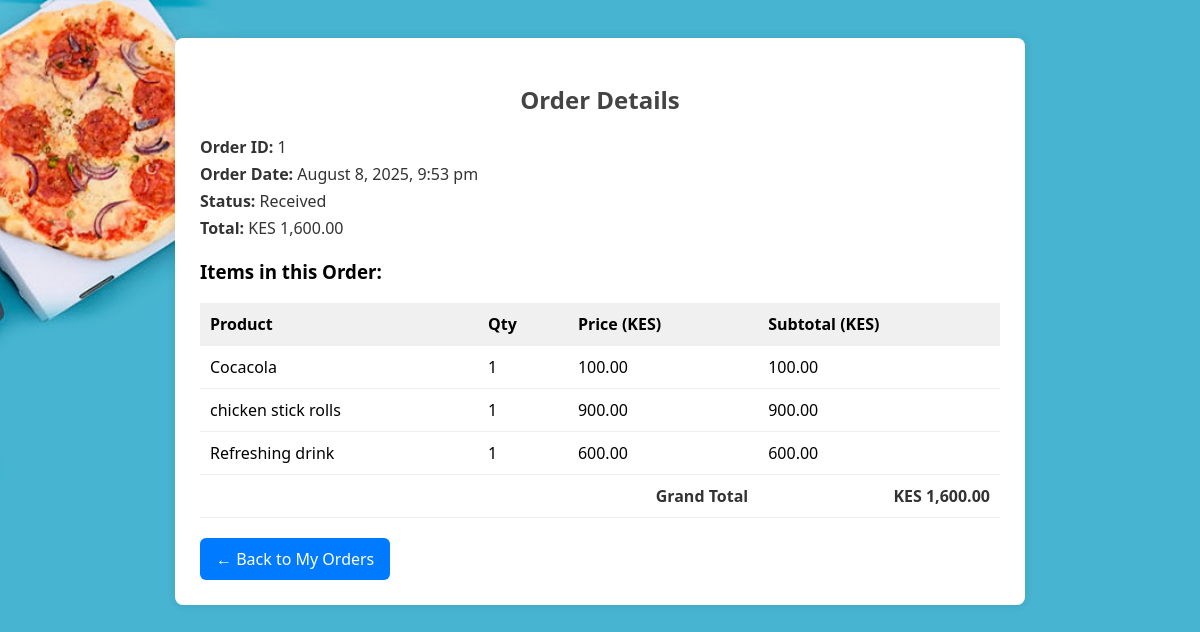
The page /order_details.php?order_id=1 (signed in) on the database its author committed.
### tables this page shows
CREATE TABLE `orders` (
  `order_id` int(11) NOT NULL,
  `customer_id` int(11) DEFAULT NULL,
  `phone_number` varchar(12) DEFAULT NULL,
  `delivery_address` varchar(255) DEFAULT NULL,
  `total_amount` decimal(10,2) DEFAULT NULL,
  `payment_status` varchar(100) DEFAULT NULL,
  `payment_method` enum('Mpesa','Cash') DEFAULT NULL,
  `order_status` varchar(100) DEFAULT NULL,
  `created_at` datetime DEFAULT NULL,
  `updated_at` timestamp NOT NULL DEFAULT current_timestamp() ON UPDATE current_timestamp()
);

CREATE TABLE `orderitems` (
  `order_item_id` int(11) NOT NULL,
  `order_id` int(11) DEFAULT NULL,
  `food_id` int(11) DEFAULT NULL,
  `food_name` varchar(100) DEFAULT NULL,
  `food_image` varchar(100) DEFAULT NULL,
  `quantity` int(11) DEFAULT NULL,
  `price` decimal(10,2) DEFAULT NULL,
  `total_price` decimal(10,2) DEFAULT NULL
);

### order_details.php (the view, shortened to what this page needs)
<?php
include("include_front/connect.php");
$customer_id = $_SESSION['customer_id'];
$order_id = $_GET['order_id'];
$order_query = $connect->prepare("SELECT * FROM orders WHERE order_id = ? AND customer_id = ?");
$order_query->bind_param("ii", $order_id, $customer_id);
$order_query->execute();
$order_result = $order_query->get_result();
$order = $order_result->fetch_assoc();
$items_query = $connect->prepare("SELECT * FROM orderitems WHERE order_id = ?");
$items_query->bind_param("i", $order_id);
$items_query->execute();
$items_result = $items_query->get_result();
?>
<!DOCTYPE html>
<html lang="en">
<head>
</head>
<body>
    <div class="order-container">
        <h2>Order Details</h2>
        <div class="info">
            <p><strong>Order ID:</strong> <?= $order['order_id'] ?></p>
            <p><strong>Order Date:</strong> <?= date('F j, Y, g:i a', strtotime($order['created_at'])) ?></p>
            <p><strong>Status:</strong> <?= ucfirst($order['order_status']) ?></p>
            <p><strong>Total:</strong> KES <?= number_format($order['total_amount'], 2) ?></p>
        </div>
        <div class="items">
            <h3>Items in this Order:</h3>
            <table>
                <thead>
                    <tr>
                        <th>Product</th>
                        <th>Qty</th>
                        <th>Price (KES)</th>
                        <th>Subtotal (KES)</th>
                    </tr>
                </thead>
                <tbody>
                    <?php
                    $grand_total = 0;
                    while ($item = $items_result->fetch_assoc()):
                        $subtotal = $item['price'] * $item['quantity'];
                        $grand_total += $subtotal;
                    ?>
                        <tr>
                            <td><?= htmlspecialchars($item['food_name']) ?></td>
                            <td><?= $item['quantity'] ?></td>
                            <td><?= number_format($item['price'], 2) ?></td>
                            <td><?= number_format($subtotal, 2) ?></td>
                        </tr>
                    <?php endwhile; ?>
                    <tr>
                        <td colspan="3" class="total">Grand Total</td>
                        <td class="total">KES <?= number_format($grand_total, 2) ?></td>
                    </tr>
                </tbody>
            </table>
        </div>
        <a href="my_orders.php" class="btn-back">← Back to My Orders</a>
    </div>
</body>
</html>

### order_details.php (style rules this page uses)
body { background-image: url('images/bg.jpg'); background-size: cover; background-position: center; background-attachment: fixed; height: 100vh; padding: 30px; font-family: 'Segoe UI', sans-serif; }
.order-container { background: white; max-width: 800px; margin: auto; border-radius: 8px; padding: 25px; box-shadow: 0 0 10px rgba(0, 0, 0, 0.1); }
h2 { text-align: center; color: #444; }
.info, .items { margin-top: 20px; }
.info p { margin: 5px 0; color: #333; }
table { width: 100%; border-collapse: collapse; margin-top: 15px; }
th, td { padding: 10px; border-bottom: 1px solid #eee; text-align: left; }
th { background: #f0f0f0; }
.total { text-align: right; font-weight: bold; color: #333; }
.btn-back { display: inline-block; margin-top: 20px; background-color: #007bff; color: white; padding: 10px 16px; border-radius: 6px; text-decoration: none; transition: background 0.2s; }

### rows shown on the page
orders: order_id "1", created_at "August 8, 2025, 9:53 pm", order_status "Received", total_amount "1,600.00"
orderitems: food_name "Cocacola", quantity "1", price "100.00"
orderitems: food_name "chicken stick rolls", quantity "1", price "900.00"
orderitems: food_name "Refreshing drink", quantity "1", price "600.00"

### other values the page prints
$grand_total "1,600.00"
